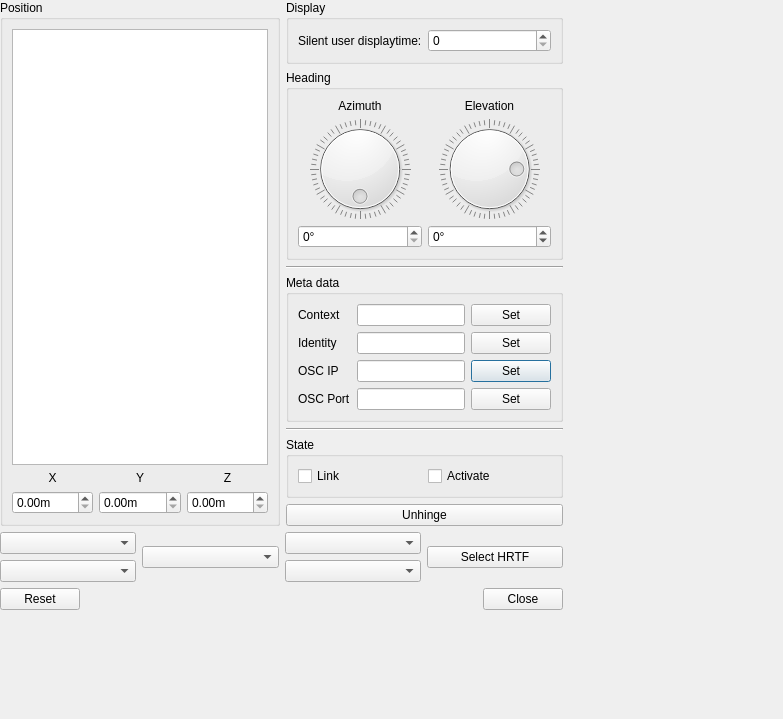
<?xml version="1.0" encoding="UTF-8"?>
<ui version="4.0">
 <class>Manual</class>
 <widget class="QDialog" name="Manual">
  <property name="geometry">
   <rect>
    <x>0</x>
    <y>0</y>
    <width>783</width>
    <height>719</height>
   </rect>
  </property>
  <property name="sizePolicy">
   <sizepolicy hsizetype="MinimumExpanding" vsizetype="MinimumExpanding">
    <horstretch>0</horstretch>
    <verstretch>0</verstretch>
   </sizepolicy>
  </property>
  <property name="windowTitle">
   <string>Manual Mumble Positional Audio</string>
  </property>
  <widget class="QWidget" name="verticalLayoutWidget_3">
   <property name="geometry">
    <rect>
     <x>0</x>
     <y>0</y>
     <width>781</width>
     <height>716</height>
    </rect>
   </property>
   <layout class="QVBoxLayout" name="verticalLayout_4">
    <property name="sizeConstraint">
     <enum>QLayout::SetFixedSize</enum>
    </property>
    <item>
     <layout class="QHBoxLayout" name="qhlHorizontal" stretch="0,0">
      <item>
       <widget class="QGroupBox" name="qgbPosition">
        <property name="sizePolicy">
         <sizepolicy hsizetype="Preferred" vsizetype="Preferred">
          <horstretch>2</horstretch>
          <verstretch>0</verstretch>
         </sizepolicy>
        </property>
        <property name="title">
         <string>Position</string>
        </property>
        <layout class="QVBoxLayout" name="verticalLayout_2" stretch="0,0">
         <item>
          <widget class="QGraphicsView" name="qgvPosition">
           <property name="verticalScrollBarPolicy">
            <enum>Qt::ScrollBarAlwaysOff</enum>
           </property>
           <property name="horizontalScrollBarPolicy">
            <enum>Qt::ScrollBarAlwaysOff</enum>
           </property>
           <property name="backgroundBrush">
            <brush brushstyle="NoBrush">
             <color alpha="255">
              <red>0</red>
              <green>0</green>
              <blue>0</blue>
             </color>
            </brush>
           </property>
           <property name="foregroundBrush">
            <brush brushstyle="NoBrush">
             <color alpha="255">
              <red>0</red>
              <green>0</green>
              <blue>0</blue>
             </color>
            </brush>
           </property>
           <property name="interactive">
            <bool>true</bool>
           </property>
           <property name="sceneRect">
            <rectf>
             <x>-50.000000000000000</x>
             <y>-50.000000000000000</y>
             <width>100.000000000000000</width>
             <height>100.000000000000000</height>
            </rectf>
           </property>
           <property name="renderHints">
            <set>QPainter::Antialiasing|QPainter::TextAntialiasing</set>
           </property>
          </widget>
         </item>
         <item>
          <layout class="QGridLayout" name="gridLayout_2">
           <item row="1" column="1">
            <widget class="QLabel" name="qlY">
             <property name="text">
              <string>Y</string>
             </property>
             <property name="alignment">
              <set>Qt::AlignCenter</set>
             </property>
            </widget>
           </item>
           <item row="2" column="2">
            <widget class="QDoubleSpinBox" name="qdsbZ">
             <property name="suffix">
              <string>m</string>
             </property>
            </widget>
           </item>
           <item row="2" column="0">
            <widget class="QDoubleSpinBox" name="qdsbX">
             <property name="prefix">
              <string/>
             </property>
             <property name="suffix">
              <string>m</string>
             </property>
            </widget>
           </item>
           <item row="1" column="2">
            <widget class="QLabel" name="qlZ">
             <property name="text">
              <string>Z</string>
             </property>
             <property name="alignment">
              <set>Qt::AlignCenter</set>
             </property>
            </widget>
           </item>
           <item row="1" column="0">
            <widget class="QLabel" name="qlX">
             <property name="text">
              <string>X</string>
             </property>
             <property name="alignment">
              <set>Qt::AlignCenter</set>
             </property>
            </widget>
           </item>
           <item row="2" column="1">
            <widget class="QDoubleSpinBox" name="qdsbY">
             <property name="suffix">
              <string>m</string>
             </property>
            </widget>
           </item>
          </layout>
         </item>
        </layout>
       </widget>
      </item>
      <item>
       <layout class="QVBoxLayout" name="qhlVertical">
        <property name="sizeConstraint">
         <enum>QLayout::SetDefaultConstraint</enum>
        </property>
        <item>
         <widget class="QGroupBox" name="groupBox">
          <property name="enabled">
           <bool>true</bool>
          </property>
          <property name="title">
           <string>Display</string>
          </property>
          <layout class="QFormLayout" name="formLayout">
           <item row="0" column="0">
            <widget class="QLabel" name="qlSilentUserDisplaytime">
             <property name="toolTip">
              <string>How long silent user's positions should stay marked after they have stopped talking (in seconds).</string>
             </property>
             <property name="text">
              <string>Silent user displaytime:</string>
             </property>
            </widget>
           </item>
           <item row="0" column="1">
            <widget class="QSpinBox" name="qsbSilentUserDisplaytime">
             <property name="sizePolicy">
              <sizepolicy hsizetype="MinimumExpanding" vsizetype="Fixed">
               <horstretch>0</horstretch>
               <verstretch>0</verstretch>
              </sizepolicy>
             </property>
             <property name="toolTip">
              <string>How long silent user's positions should stay marked after they have stopped talking (in seconds).</string>
             </property>
            </widget>
           </item>
          </layout>
         </widget>
        </item>
        <item>
         <widget class="QGroupBox" name="qgbHeading">
          <property name="sizePolicy">
           <sizepolicy hsizetype="Preferred" vsizetype="Preferred">
            <horstretch>0</horstretch>
            <verstretch>0</verstretch>
           </sizepolicy>
          </property>
          <property name="title">
           <string>Heading</string>
          </property>
          <layout class="QGridLayout" name="gridLayout">
           <property name="sizeConstraint">
            <enum>QLayout::SetDefaultConstraint</enum>
           </property>
           <item row="2" column="0">
            <widget class="QSpinBox" name="qsbAzimuth">
             <property name="suffix">
              <string>°</string>
             </property>
             <property name="maximum">
              <number>360</number>
             </property>
            </widget>
           </item>
           <item row="0" column="0">
            <widget class="QLabel" name="qlAzimuth">
             <property name="sizePolicy">
              <sizepolicy hsizetype="Preferred" vsizetype="Minimum">
               <horstretch>0</horstretch>
               <verstretch>0</verstretch>
              </sizepolicy>
             </property>
             <property name="text">
              <string>Azimuth</string>
             </property>
             <property name="alignment">
              <set>Qt::AlignCenter</set>
             </property>
            </widget>
           </item>
           <item row="1" column="1">
            <widget class="QDial" name="qdElevation">
             <property name="minimum">
              <number>-180</number>
             </property>
             <property name="maximum">
              <number>180</number>
             </property>
             <property name="pageStep">
              <number>30</number>
             </property>
             <property name="value">
              <number>90</number>
             </property>
             <property name="sliderPosition">
              <number>90</number>
             </property>
             <property name="wrapping">
              <bool>true</bool>
             </property>
             <property name="notchTarget">
              <double>6.000000000000000</double>
             </property>
             <property name="notchesVisible">
              <bool>true</bool>
             </property>
            </widget>
           </item>
           <item row="2" column="1">
            <widget class="QSpinBox" name="qsbElevation">
             <property name="suffix">
              <string>°</string>
             </property>
             <property name="minimum">
              <number>-90</number>
             </property>
             <property name="maximum">
              <number>90</number>
             </property>
            </widget>
           </item>
           <item row="0" column="1">
            <widget class="QLabel" name="qlElevation">
             <property name="sizePolicy">
              <sizepolicy hsizetype="Preferred" vsizetype="Minimum">
               <horstretch>0</horstretch>
               <verstretch>0</verstretch>
              </sizepolicy>
             </property>
             <property name="text">
              <string>Elevation</string>
             </property>
             <property name="alignment">
              <set>Qt::AlignCenter</set>
             </property>
            </widget>
           </item>
           <item row="1" column="0">
            <widget class="QDial" name="qdAzimuth">
             <property name="minimum">
              <number>0</number>
             </property>
             <property name="maximum">
              <number>360</number>
             </property>
             <property name="pageStep">
              <number>30</number>
             </property>
             <property name="wrapping">
              <bool>true</bool>
             </property>
             <property name="notchTarget">
              <double>6.000000000000000</double>
             </property>
             <property name="notchesVisible">
              <bool>true</bool>
             </property>
            </widget>
           </item>
          </layout>
         </widget>
        </item>
        <item>
         <widget class="Line" name="line">
          <property name="orientation">
           <enum>Qt::Horizontal</enum>
          </property>
         </widget>
        </item>
        <item>
         <widget class="QGroupBox" name="qgbMeta">
          <property name="title">
           <string>Meta data</string>
          </property>
          <layout class="QGridLayout" name="gridLayout_3">
           <property name="sizeConstraint">
            <enum>QLayout::SetDefaultConstraint</enum>
           </property>
           <item row="2" column="2">
            <widget class="QPushButton" name="OSC_IP_Button">
             <property name="text">
              <string>Set</string>
             </property>
            </widget>
           </item>
           <item row="0" column="2">
            <widget class="QPushButton" name="qpbContext">
             <property name="text">
              <string>Set</string>
             </property>
            </widget>
           </item>
           <item row="3" column="2">
            <widget class="QPushButton" name="OSC_Port_Button">
             <property name="text">
              <string>Set</string>
             </property>
            </widget>
           </item>
           <item row="1" column="2">
            <widget class="QPushButton" name="qpbIdentity">
             <property name="text">
              <string>Set</string>
             </property>
            </widget>
           </item>
           <item row="3" column="1">
            <widget class="QLineEdit" name="OSC_Port"/>
           </item>
           <item row="2" column="1">
            <widget class="QLineEdit" name="OSC_IP"/>
           </item>
           <item row="1" column="1">
            <widget class="QLineEdit" name="qleIdentity"/>
           </item>
           <item row="0" column="1">
            <widget class="QLineEdit" name="qleContext"/>
           </item>
           <item row="0" column="0">
            <widget class="QLabel" name="qlContext">
             <property name="text">
              <string>Context</string>
             </property>
            </widget>
           </item>
           <item row="2" column="0">
            <widget class="QLabel" name="qlIp">
             <property name="text">
              <string>OSC IP</string>
             </property>
            </widget>
           </item>
           <item row="1" column="0">
            <widget class="QLabel" name="qlIdentity">
             <property name="text">
              <string>Identity</string>
             </property>
            </widget>
           </item>
           <item row="3" column="0">
            <widget class="QLabel" name="qlPort">
             <property name="text">
              <string>OSC Port</string>
             </property>
            </widget>
           </item>
          </layout>
         </widget>
        </item>
        <item>
         <widget class="Line" name="line_2">
          <property name="orientation">
           <enum>Qt::Horizontal</enum>
          </property>
         </widget>
        </item>
        <item>
         <widget class="QGroupBox" name="qgbState">
          <property name="sizePolicy">
           <sizepolicy hsizetype="Preferred" vsizetype="Minimum">
            <horstretch>0</horstretch>
            <verstretch>0</verstretch>
           </sizepolicy>
          </property>
          <property name="title">
           <string>State</string>
          </property>
          <layout class="QGridLayout" name="gridLayout_4">
           <property name="sizeConstraint">
            <enum>QLayout::SetDefaultConstraint</enum>
           </property>
           <item row="0" column="0">
            <widget class="QCheckBox" name="qpbLinked">
             <property name="enabled">
              <bool>true</bool>
             </property>
             <property name="text">
              <string>Link</string>
             </property>
             <property name="checkable">
              <bool>true</bool>
             </property>
             <property name="checked">
              <bool>false</bool>
             </property>
            </widget>
           </item>
           <item row="0" column="1">
            <widget class="QCheckBox" name="qpbActivated">
             <property name="text">
              <string>Activate</string>
             </property>
             <property name="checkable">
              <bool>true</bool>
             </property>
             <property name="checked">
              <bool>false</bool>
             </property>
            </widget>
           </item>
          </layout>
         </widget>
        </item>
        <item>
         <widget class="QPushButton" name="qpbUnhinge">
          <property name="text">
           <string>Unhinge</string>
          </property>
         </widget>
        </item>
       </layout>
      </item>
     </layout>
    </item>
    <item>
     <layout class="QHBoxLayout" name="horizontalLayout">
      <property name="sizeConstraint">
       <enum>QLayout::SetDefaultConstraint</enum>
      </property>
      <item>
       <layout class="QVBoxLayout" name="verticalLayout">
        <item>
         <widget class="QComboBox" name="Top_left_selector"/>
        </item>
        <item>
         <widget class="QComboBox" name="Bottom_left_selector"/>
        </item>
       </layout>
      </item>
      <item>
       <widget class="QComboBox" name="preset_layout_combobox"/>
      </item>
      <item>
       <layout class="QVBoxLayout" name="verticalLayout_3">
        <item>
         <widget class="QComboBox" name="Top_right_selector"/>
        </item>
        <item>
         <widget class="QComboBox" name="Bottom_right_selector"/>
        </item>
       </layout>
      </item>
      <item>
       <widget class="QPushButton" name="select_HRTF">
        <property name="text">
         <string>Select HRTF</string>
        </property>
       </widget>
      </item>
     </layout>
    </item>
    <item>
     <widget class="QDialogButtonBox" name="buttonBox">
      <property name="orientation">
       <enum>Qt::Horizontal</enum>
      </property>
      <property name="standardButtons">
       <set>QDialogButtonBox::Close|QDialogButtonBox::Reset</set>
      </property>
      <property name="centerButtons">
       <bool>false</bool>
      </property>
     </widget>
    </item>
   </layout>
  </widget>
 </widget>
 <resources/>
 <connections>
  <connection>
   <sender>buttonBox</sender>
   <signal>accepted()</signal>
   <receiver>Manual</receiver>
   <slot>accept()</slot>
   <hints>
    <hint type="sourcelabel">
     <x>248</x>
     <y>254</y>
    </hint>
    <hint type="destinationlabel">
     <x>157</x>
     <y>274</y>
    </hint>
   </hints>
  </connection>
  <connection>
   <sender>buttonBox</sender>
   <signal>rejected()</signal>
   <receiver>Manual</receiver>
   <slot>reject()</slot>
   <hints>
    <hint type="sourcelabel">
     <x>316</x>
     <y>260</y>
    </hint>
    <hint type="destinationlabel">
     <x>286</x>
     <y>274</y>
    </hint>
   </hints>
  </connection>
 </connections>
</ui>
